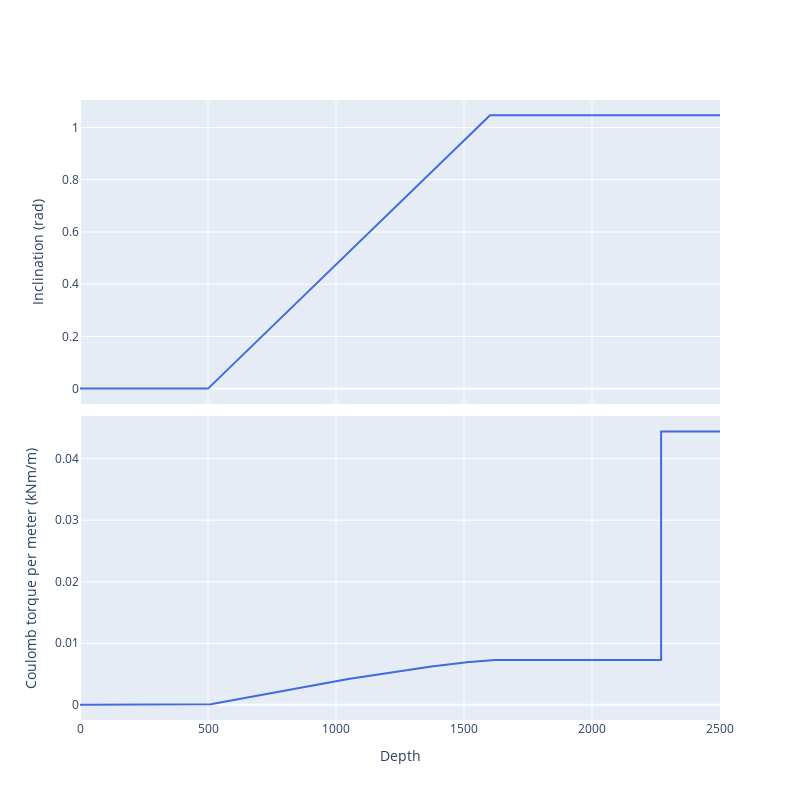

Notebook source saved alongside this figure:
### Code cell
fig11 = make_subplots(rows=2, cols=1, vertical_spacing=0.02, shared_xaxes=True)
fig11.add_trace(go.Scatter(x=np.concatenate((p.xp, p.xc)), y=np.concatenate((p.PthetaVec, p.CthetaVec)), line={'color': 'royalblue'}), row=1, col=1)
fig11.add_trace(go.Scatter(x=np.concatenate((p.xp, p.xc)), y=np.concatenate((p.P_thresProfile, p.C_thresProfile)) / 1e3, line={'color': 'royalblue'}), row=2, col=1)
fig11.update_xaxes(title_text='Depth', row=2, col=1)
fig11.update_yaxes(title_text='Inclination (rad)', row=1, col=1)
fig11.update_yaxes(title_text='Coulomb torque per meter (kNm/m)', row=2, col=1)
fig11.update_layout(height=800, width=800, showlegend=False)
fig11.show()

### Figure 1 — Plotly figure (JSON) as saved in the notebook; plotly's stock layout.template omitted (floating-point values rounded to 4 significant figures; data arrays with more than 128 entries replaced by an {"elided": "..."} marker saying what was removed)
{"data": [{"line": {"color": "royalblue"}, "type": "scatter", "x": {"elided": "1000 float values"}, "xaxis": "x", "y": {"elided": "1000 float values"}, "yaxis": "y"}, {"line": {"color": "royalblue"}, "type": "scatter", "x": {"elided": "1000 float values"}, "xaxis": "x2", "y": {"elided": "1000 float values"}, "yaxis": "y2"}], "layout": {"height": 800, "showlegend": false, "width": 800, "xaxis": {"anchor": "y", "domain": [0, 1], "matches": "x2", "showticklabels": false}, "xaxis2": {"anchor": "y2", "domain": [0, 1], "title": {"text": "Depth"}}, "yaxis": {"anchor": "x", "domain": [0.51, 1], "title": {"text": "Inclination (rad)"}}, "yaxis2": {"anchor": "x2", "domain": [0, 0.49], "title": {"text": "Coulomb torque per meter (kNm/m)"}}}}
